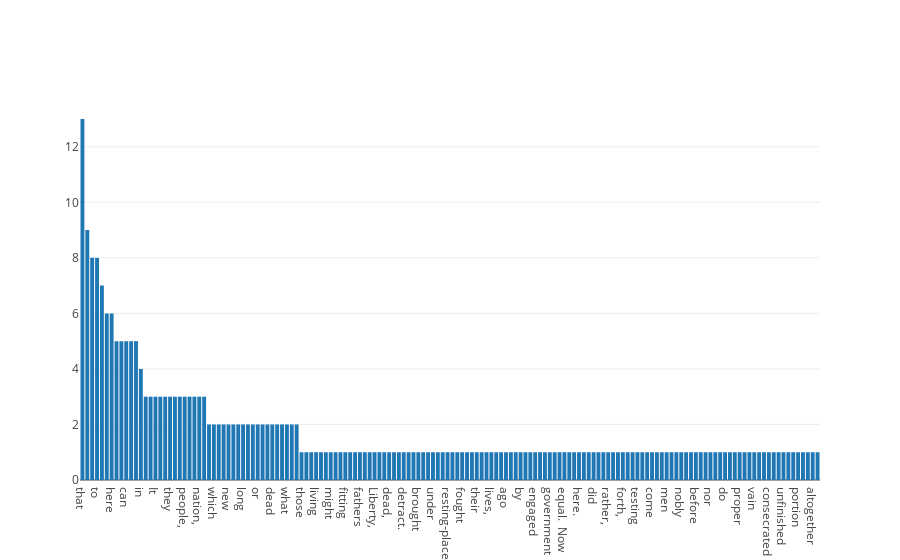

Notebook code for this chart:
### Code cell
val items = countsVector.map(freq => freq._1)
val counts = countsVector.map(freq => freq._2)

val zipf = Seq(
  Bar(x = items, y = counts)
)
plot(zipf)

### Figure 1 — Plotly figure (JSON) as saved in the notebook; plotly's stock layout.template omitted (floating-point values rounded to 4 significant figures; data arrays with more than 128 entries replaced by an {"elided": "..."} marker saying what was removed)
{"data": [{"type": "bar", "x": {"elided": "152 str values"}, "y": {"elided": "152 int values"}}], "layout": {}}
